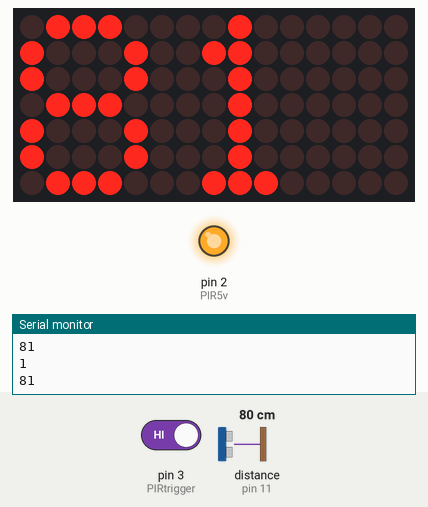
Bench run of a sketch on a simulated Arduino Uno, built with avr-gcc and run on an emulated ATmega328P. On the bench: 15×7 LED matrix, output pins drawn as LEDs (lit = HIGH), the last lines printed to the serial monitor. The test bench sets the inputs (shaded band); at power-on: distance to the obstacle (sensor on pin 11) 80 cm, pin 3 (PIRtrigger) HIGH. The echo pulse lasts 58.3 µs per cm.

Above: at 1.2 s.
1.3 s: distance to the obstacle (sensor on pin 11) set to 2 cm
At 2.6 s:
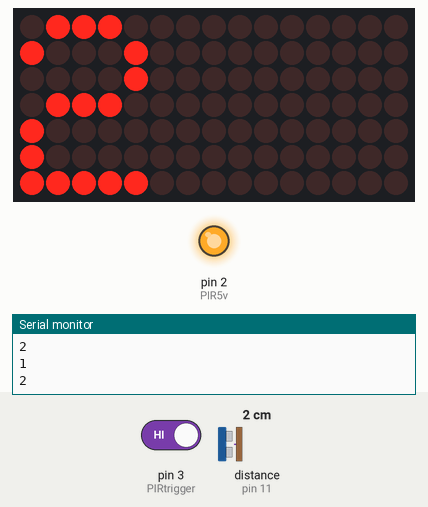
2.9 s: pin 3 (PIRtrigger) driven LOW
At 4.2 s:
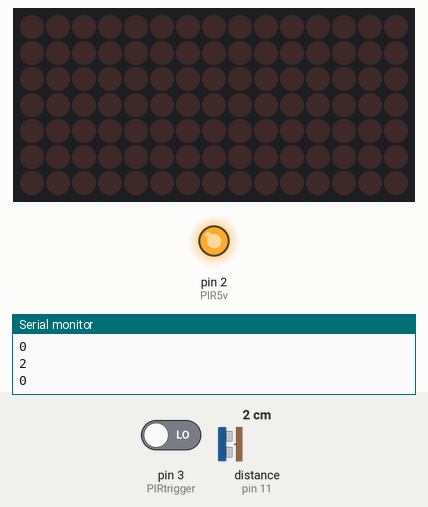
Timing chart, 0 to 5.9 s (numbered marks = the images above; inputs shaded):
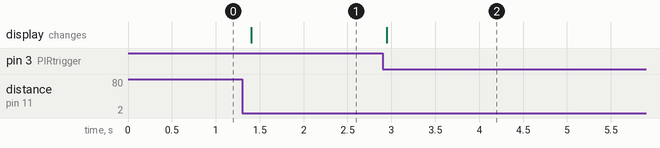

Measured:
- after the input at 1.3 s, the display: changes after 0.11 s (image 1)
- after the input at 2.9 s, the display: changes after 0.05 s (image 2)

The sketch:

parking_assistv2.ino
```cpp
/*************************************************************************************
 PARTS: UNO, Adafruit CharlieWing, Ultrasonic Sensor (HC-SR04), PIR motion

 GOAL: when motion is detected, measure the distance detected. Provide the distance to
 target on the CharlieWing to provide parking distance estimation useful when backing
 into the garage.

*************************************************************************************/

#include <NewPing.h>
#include <Wire.h>
#include <Adafruit_GFX.h>
#include <Adafruit_IS31FL3731.h>
#include "Adafruit_SleepyDog.h"

Adafruit_IS31FL3731_Wing matrix = Adafruit_IS31FL3731_Wing();

#define TRIGGER_PIN  12  // Arduino pin tied to trigger pin on the ultrasonic sensor.
#define ECHO_PIN     11  // Arduino pin tied to echo pin on the ultrasonic sensor.
#define MAX_DISTANCE 425 // Maximum distance we want to ping for (in centimeters). Maximum sensor distance is rated at 400-500cm.

#define PIR5v        2
#define PIRtrigger   3
#define PIRgnd       4
#define PIRaction    13

NewPing sonar(TRIGGER_PIN, ECHO_PIN, MAX_DISTANCE); // NewPing setup of pins and maximum distance.
unsigned int distanceNow;
int PIRread;

void setup()
{
  pinMode(PIR5v, OUTPUT);
  pinMode(PIRgnd,OUTPUT);
  pinMode(PIRtrigger,INPUT);
  digitalWrite(PIR5v,HIGH);
  digitalWrite(PIRgnd,LOW);
  Serial.begin(9600);
  Serial.println("ISSI manual animation test");
  if (! matrix.begin())
  {
    Serial.println("IS31 not found");
    while (1);
  }
  Serial.println("IS31 Found!");
}

void loop()
{
  PIRread = digitalRead(PIRtrigger);
  Serial.println(PIRread);
  if (PIRread == LOW) digitalWrite(PIRaction, HIGH);
  else digitalWrite(PIRaction, LOW);

  unsigned int uS = sonar.ping(); // Send ping, get ping time in microseconds (uS).
  distanceNow = (uS / US_ROUNDTRIP_CM);
  Serial.println(distanceNow);
  if (PIRread == HIGH) lights(distanceNow);
  else matrix.clear();
}

void lights(int distance)
{
  matrix.setTextSize(1);
  matrix.setTextWrap(false);
  matrix.setTextColor(100);
  matrix.clear();
  matrix.setCursor(0,0);
  matrix.print(distance);
  delay(30);
}
```
